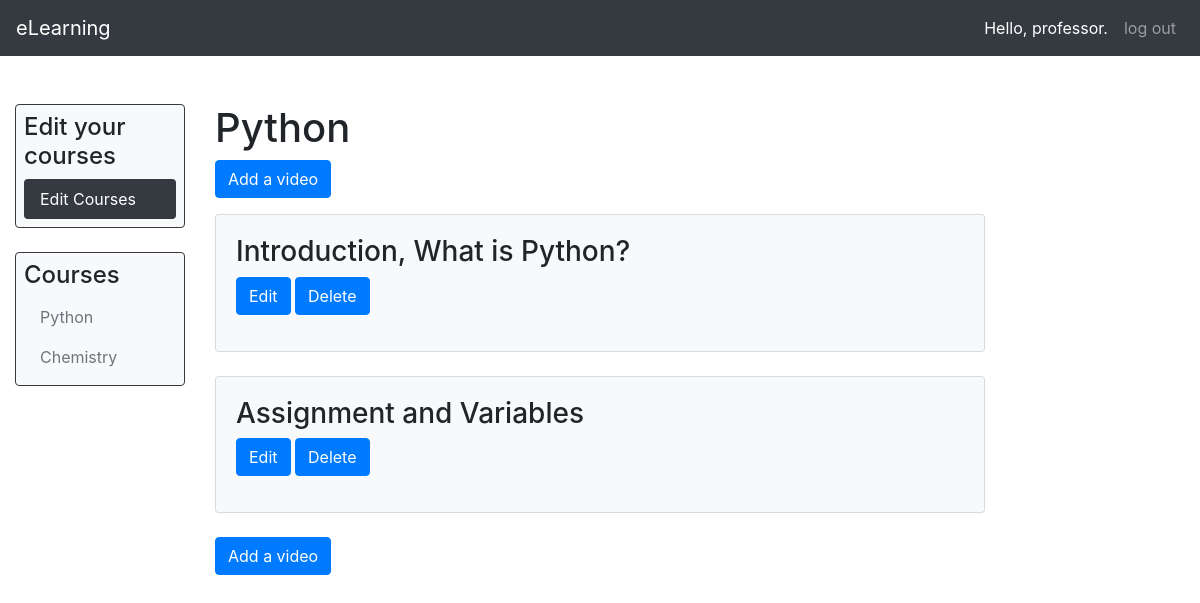
The app's page /2/listvideos/ (signed in) with its own data.
### users/models.py (models this page shows)
class CustomUser(AbstractUser):
    userType = models.IntegerField("User role", choices=USER_TYPES, default=1)

### eLearn/models.py (models this page shows, shortened)
class Course(models.Model):
    professor = models.ForeignKey(CustomUser, on_delete=models.CASCADE)
    name = models.CharField(max_length=100)
    slug = models.SlugField(max_length=150, unique=True)
    description = models.TextField()
    uploadDate = models.DateTimeField(auto_now_add=True)
    class Meta:
        ordering = ['-uploadDate']
    def __str__(self):
        return self.name

class Video(models.Model):
    course = models.ForeignKey('Course', related_name='modules', on_delete=models.CASCADE)
    name = models.CharField(max_length=100)
    videoid = models.CharField(max_length=100)
    description = models.TextField(blank=True)

### eLearn/views.py (the view)
# urls.py: path('<int:course_id>/listvideos/', views.list_video, name='list_video'),
def list_video(request, course_id):
    courses = Course.objects.filter(professor_id = request.user)
    course = get_object_or_404(Course, id=course_id)
    latest_course = Course.objects.latest('uploadDate')
    if course.professor != request.user:
        raise Http404
    videos = course.modules.order_by('id')
    context = {'courses': courses,
               'course': course,
               'videos': videos,
               'userType': "professor",
               'selected_course': latest_course}
    return render(request, 'eLearn/videolist.html', context)

### eLearn/templates/eLearn/videolist.html (shortened to what this page needs)
{% extends "eLearn/base.html" %}
{% block content %}
  <div class="col-8">
    <div class="tab-content" id="v-pills-tabContent">
      <h1>{{ course }}</h1>
      <p>
        <a href="{% url 'eLearn:create_video' course.id %}" class="btn btn-primary" role="button">Add a video</a>
      </p>
      <div class="module">
        {% for video in videos %}
          <div class="card card-body bg-light">
            <h3>{{ video.name }}</h3>
            <p>
              <a href="{% url 'eLearn:edit_video' video.id %}" class="btn btn-primary" role="button">Edit</a>
              <a href="{% url 'eLearn:delete_video' video.id %}" class="btn btn-primary" role="button">Delete</a>
            </p>
          </div>
        {% empty %}
          <p>You haven't added any videos yet.</p>
        {% endfor %}
        <p>
          <a href="{% url 'eLearn:create_video' course.id %}" class="btn btn-primary" role="button">Add a video</a>
        </p>
      </div>
    </div>
  </div>
  <div class="col-2">
  </div>
{% endblock %}

### eLearn/templates/eLearn/base.html (shortened to what this page needs)
{% load bootstrap4 %}
{% load static %}
<!DOCTYPE html>
<html lang="en">
  <head>
    {% bootstrap_css %}
    <link rel="stylesheet" type="text/css" href="{% static 'eLearn/style.css' %}">
  </head>
  <body>
    <nav class="navbar navbar-expand-sm navbar-dark bg-dark">
      {% if user.is_authenticated %}
        <a class="navbar-brand" href="{% url 'eLearn:main' %}">eLearning</a>
      {% else %}
        <a class="navbar-brand" href="{% url 'eLearn:index' %}">eLearning</a>
      {% endif %}
      <div class="collapse navbar-collapse justify-content-end" id="navbarNavAltMarkup">
        <div class="navbar-nav">
          {% if user.is_authenticated %}
            <div class="nav-item nav-link active">Hello, {{ user.username }}.</div>
            <a class="nav-item nav-link" href="{% url 'users:logout' %}">log out<span class="sr-only">(current)</span></a>
          {% else %}
            <a class="nav-item nav-link" href="{% url 'users:register' %}">register</a>
            <a class="nav-item nav-link" href="{% url 'users:login' %}">log in</a>
          {% endif %}
        </div>
      </div>
    </nav>
    <div class="container-fluid">
      <div>
        <div class="row">
          <div class="col-2">
            {% if userType == "professor" %}
              <div class="p-2 border border-dark rounded bg-light">
                <div>
                  <h4>Edit your courses</h4>
                </div>
                <div class="nav flex-column nav-pills red" id="v-pills-tab" role="tablist" aria-orientation="vertical">
                  <a class="nav-link active" id="v-pills-editCourse-tab" href="{% url 'eLearn:list_course' %}" role="tab" aria-controls="v-pills-editCourse" aria-selected="true">Edit Courses</a>
                </div>
              </div>
              <div class="pt-4" ></div>
            {% endif %}
            <div class="p-2 border border-dark rounded bg-light">
              <div>
                <h4>Courses</h4>
              </div>
              {% for course in courses %}
                {% if course == selected_course and selected_course != None%}
                  <div class="nav flex-column nav-pills red" id="v-pills-tab" role="tablist" aria-orientation="vertical">
                    <a class="nav-link active" id="v-pills-editCourse-tab" href="{% url 'eLearn:main' course.id %}" role="tab" aria-controls="v-pills-editCourse" aria-selected="true">{{ course }}</a>
                  </div>
                {% else %}
                  <div class="nav flex-column nav-pills red" id="v-pills-tab" role="tablist" aria-orientation="vertical">
                    <a class="nav-link" id="v-pills-editCourse-tab" href="{% url 'eLearn:main' course.id %}" role="tab" aria-controls="v-pills-editCourse" aria-selected="true">{{ course }}</a>
                  </div>
                {% endif %}
              {% endfor %}
            </div>
          </div>
            {% block content %}{% endblock content %}
        </div>
      </div>
    </div>
  </body>
</html>

### eLearn/static/eLearn/style.css (style rules this page uses)
.red .active { background-color: #343a40 !important; }
.red .nav-link { color: #6c757d; }

### records on screen
CustomUser: username "professor"
Course: name "Python"
Course: name "Chemistry"
Video: name "Introduction, What is Python?"
Video: name "Assignment and Variables"
